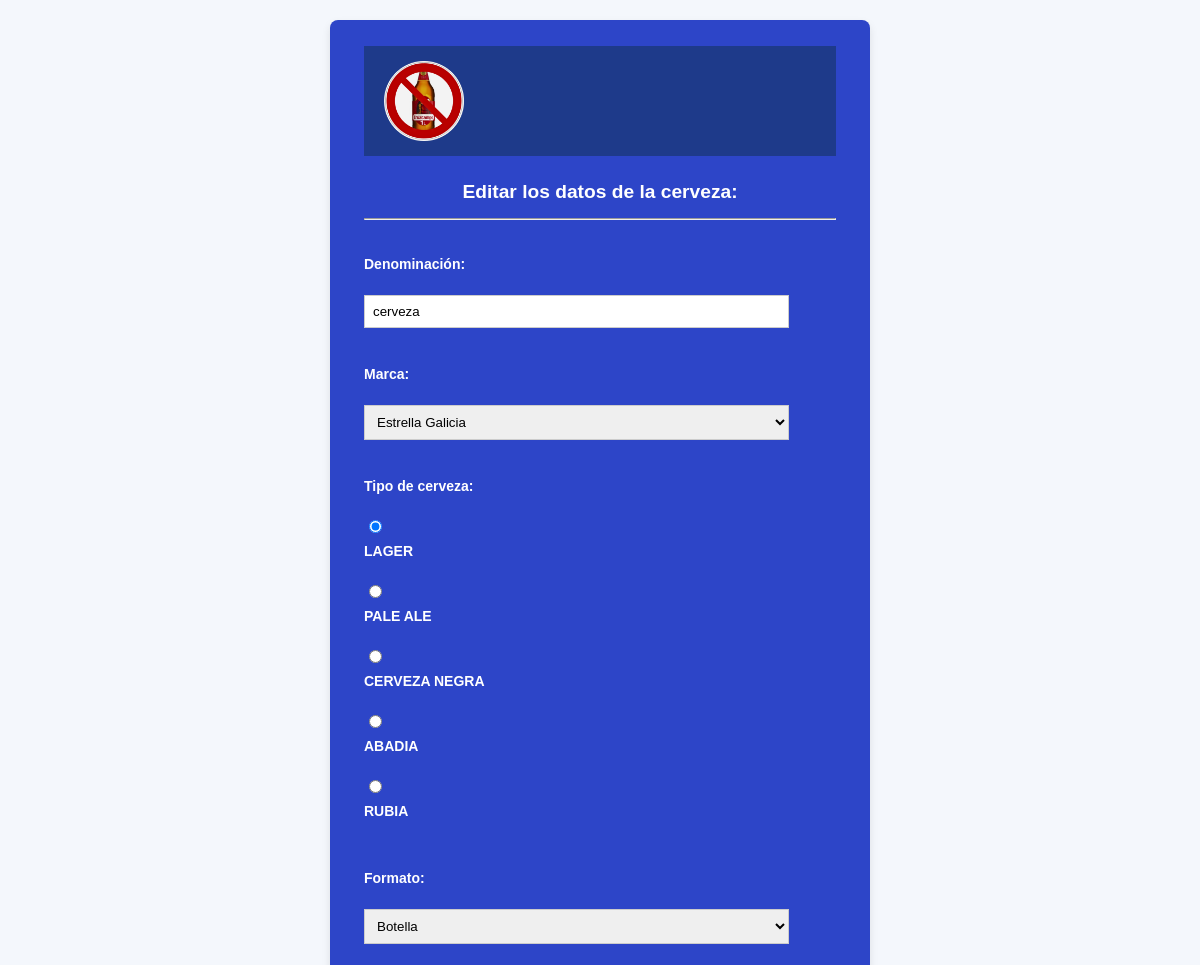
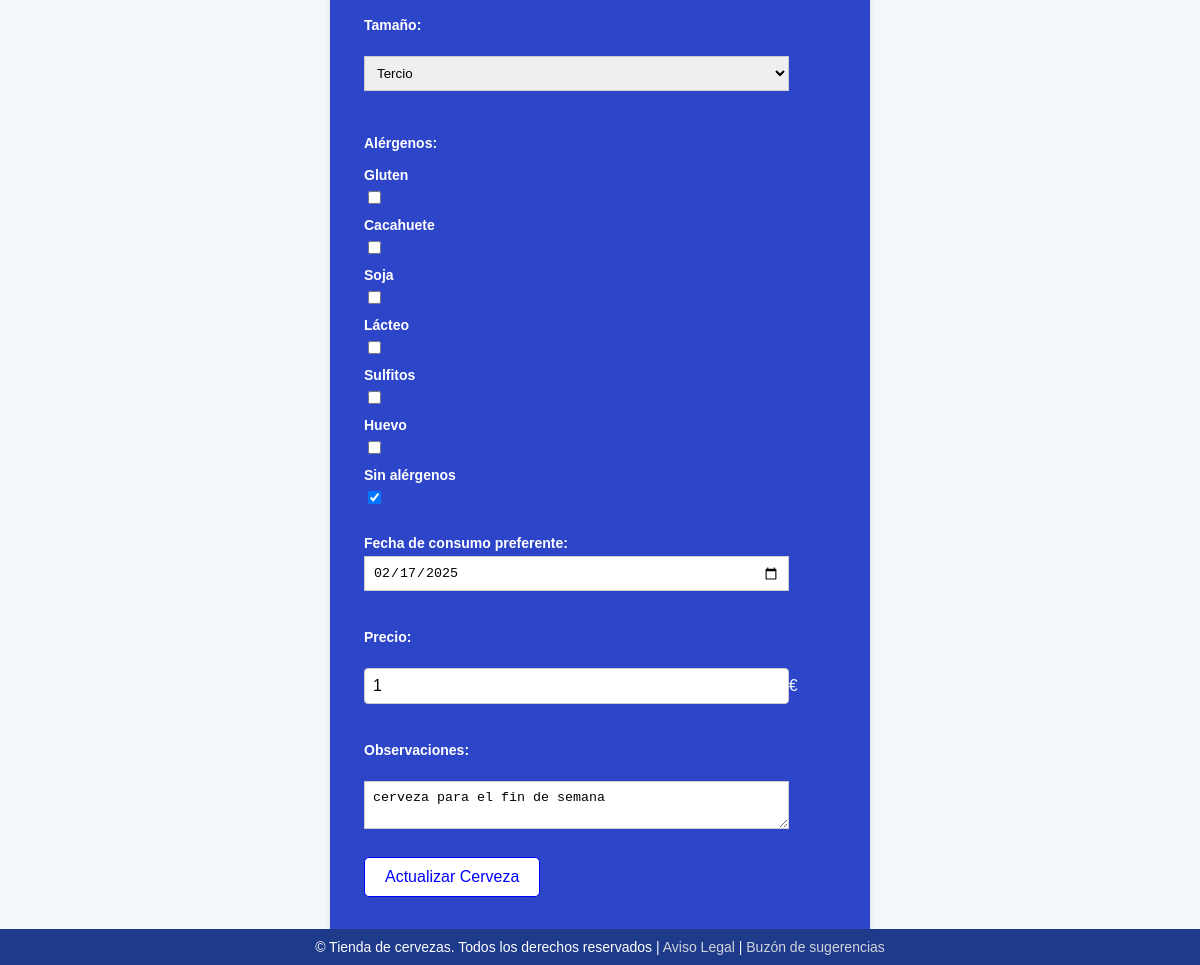
The app's page /aqui_no_vendemos_cruzcampo/admin/admin_editar_cerveza.php?id=10 with its own data (2 pictures, top to bottom).
### tables this page shows
CREATE TABLE `cervezas` (
  `id_cerveza` int(3) NOT NULL,
  `denominacion` varchar(100) NOT NULL,
  `marca` varchar(100) NOT NULL,
  `tipo` varchar(100) NOT NULL,
  `formato` varchar(100) NOT NULL,
  `tamanio` varchar(100) NOT NULL,
  `alergenos` varchar(100) NOT NULL,
  `fecha` date NOT NULL,
  `foto` varchar(200) NOT NULL,
  `precio` int(50) NOT NULL,
  `observaciones` varchar(200) NOT NULL
);

### aqui_no_vendemos_cruzcampo/admin/admin_editar_cerveza.php (the view, shortened to what this page needs)
<?php
include("../includes/conexion.php");
if (isset($_GET['id'])) {
    if (is_numeric($_GET['id'])) {
        $id_cerveza = (int)$_GET['id'];
        $sql = "SELECT * FROM cervezas WHERE id_cerveza = ?";
        $stmt = $conn->prepare($sql);
        $stmt->bind_param("i", $id_cerveza);
        $stmt->execute();
        $result = $stmt->get_result();
        $cerveza = $result->fetch_assoc();
    } else {
        echo "El ID de cerveza no es válido.";
        exit;
    }
} else {
    echo "No se ha especificado un ID de cerveza.";
    exit;
}
?>
<form class="product-form" action="admin_editar_cerveza.php?id=<?php echo $id_cerveza; ?>" method="POST" enctype="multipart/form-data">
    <fieldset class="formulario">
    <?php include '../includes/header.php'; ?>
        <h4>Editar los datos de la cerveza:</h4>
        <hr /><br />
        <label for="denominacion">Denominaci&oacute;n:</label><br />
        <input type="text" id="denominacion" name="denominacion" value="<?php echo htmlspecialchars($cerveza['denominacion']); ?>" /><br /><br />
        <label for="marca">Marca:</label><br />
        <select name="marca" id="marca">
            <option value="Estrella Galicia" <?php echo ($cerveza['marca'] == 'Estrella Galicia') ? 'selected' : ''; ?>>Estrella Galicia</option>
        </select><br /><br />
        <label for="tipo">Tipo de cerveza:</label><br />
        <input type="radio" id="lager" name="tipo" value="lager" <?php echo ($cerveza['tipo'] == 'lager') ? 'checked' : ''; ?>>
        <label for="lager">LAGER</label><br>
        <input type="radio" id="pale ale" name="tipo" value="pale ale" <?php echo ($cerveza['tipo'] == 'pale ale') ? 'checked' : ''; ?>>
        <label for="pale ale">PALE ALE</label><br>
        <input type="radio" id="cerveza negra" name="tipo" value="cerveza negra" <?php echo ($cerveza['tipo'] == 'cerveza negra') ? 'checked' : ''; ?>>
        <label for="cerveza negra">CERVEZA NEGRA</label><br>
        <input type="radio" id="abadia" name="tipo" value="abadia" <?php echo ($cerveza['tipo'] == 'abadia') ? 'checked' : ''; ?>>
        <label for="abadia">ABADIA</label><br>
        <input type="radio" id="rubia" name="tipo" value="rubia" <?php echo ($cerveza['tipo'] == 'rubia') ? 'checked' : ''; ?>>
        <label for="rubia">RUBIA</label><br><br />
        <label for="formato">Formato:</label><br />
        <select name="formato" id="formato">
            <option value="botella" <?php echo ($cerveza['formato'] == 'botella') ? 'selected' : ''; ?>>Botella</option>
        </select><br /><br />
        <label for="tamanio">Tamaño:</label><br />
        <select name="tamanio" id="tamanio">
            <option value="tercio" <?php echo ($cerveza['tamanio'] == 'tercio') ? 'selected' : ''; ?>>Tercio</option>
        </select><br /><br />
        <p><label>Al&eacute;rgenos:</label></p>
        <label>Gluten</label>
        <input type="checkbox" id="gluten" name="alergenos[]" value="Gluten" <?php echo (in_array('Gluten', explode(", ", $cerveza['alergenos']))) ? 'checked' : ''; ?> />
        <label>Cacahuete</label>
        <input type="checkbox" id="cacahuete" name="alergenos[]" value="Cacahuete" <?php echo (in_array('Cacahuete', explode(", ", $cerveza['alergenos']))) ? 'checked' : ''; ?> />
        <label>Soja</label>
        <input type="checkbox" id="soja" name="alergenos[]" value="Soja" <?php echo (in_array('Soja', explode(", ", $cerveza['alergenos']))) ? 'checked' : ''; ?> />
        <label>L&aacute;cteo</label>
        <input type="checkbox" id="lacteo" name="alergenos[]" value="Lacteo" <?php echo (in_array('Lacteo', explode(", ", $cerveza['alergenos']))) ? 'checked' : ''; ?> />
        <label>Sulfitos</label>
        <input type="checkbox" id="sulfitos" name="alergenos[]" value="Sulfitos" <?php echo (in_array('Sulfitos', explode(", ", $cerveza['alergenos']))) ? 'checked' : ''; ?> />
        <label>Huevo</label>
        <input type="checkbox" id="huevo" name="alergenos[]" value="Huevo" <?php echo (in_array('Huevo', explode(", ", $cerveza['alergenos']))) ? 'checked' : ''; ?> />
        <label>Sin alérgenos</label>
        <input type="checkbox" id="sinalergenos" name="alergenos[]" value="Sin alérgenos" <?php echo (in_array('Sin alérgenos', explode(", ", $cerveza['alergenos']))) ? 'checked' : ''; ?> /><br /><br />
        <label for="fechacaducidad">Fecha de consumo preferente:</label>
        <input type="date" id="fechacaducidad" name="fechacaducidad" value="<?php echo $cerveza['fecha']; ?>" /><br /><br />
        <label for="precio">Precio:</label><br />
        <input type="number" id="precio" name="precio" value="<?php echo $cerveza['precio']; ?>" /><span>€</span><br /><br />
        <label for="observaciones">Observaciones:</label><br />
        <textarea name="observaciones" id="observaciones"><?php echo htmlspecialchars($cerveza['observaciones']); ?></textarea><br /><br />
        <input type="submit" value="Actualizar Cerveza" /><br /><br />
    </fieldset>
</form>
<?php include '../includes/footer.php'; ?>

### aqui_no_vendemos_cruzcampo/styles/home.css (style rules this page uses)
body { font-family: Arial, sans-serif; background-color: #f4f7fc; color: #333; margin: 0; padding: 0; }
.product-form { max-width: 500px; margin: 20px auto; padding: 20px; background-color: #2d45c8; color: #f4f7fc; border-radius: 8px; box-shadow: 0px 4px 8px rgba(0, 0, 0, 0.1); font-family: Arial, sans-serif; }
.product-form fieldset { border: none; }
.product-form h4 { text-align: center; color: #fff; font-size: 1.2em; margin-bottom: 15px; }
.product-form label { font-weight: bold; color: #fff; display: block; margin: 10px 0 5px; }
.product-form input[type="text"], .product-form input[type="number"], .product-form input[type="date"], .product-form select, .product-form textarea { width: 90%; padding: 8px; margin-bottom: 10px; border: 1px solid #ccc; border-radius: 10 px; }
.product-form input[type="submit"], input[type="reset"] { background-color: white; color: blue; border: 1px solid blue; padding: 10px 20px; font-size: 16px; cursor: pointer; border-radius: 5px; transition: background-color 0.3s, color 0.3s; }
label { display: block; color: #333; font-size: 14px; margin-bottom: 8px; }
input[type="email"], input[type="password"], input[type="number"] { width: 100%; padding: 10px; border: 1px solid #ccc; border-radius: 4px; box-sizing: border-box; font-size: 16px; }

### records on screen
cervezas: denominacion "cerveza", marca "Estrella Galicia", tipo "☑ LAGER", tipo "☐ PALE ALE", tipo "☐ CERVEZA NEGRA", tipo "☐ ABADIA", tipo "☐ RUBIA", formato "Botella", tamanio "Tercio", alergenos "☑", fechacaducidad "02/17/2025", precio "1", observaciones "cerveza para el fin de semana"
